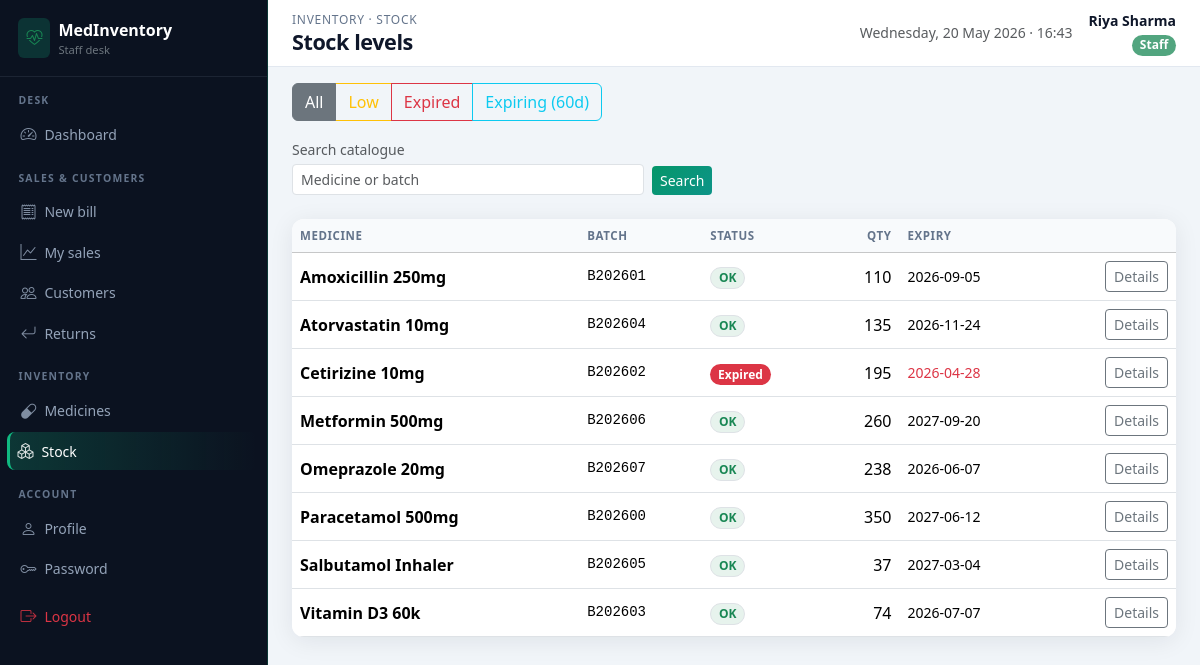
Page /staff/stock (signed in) on the committed database.
### app/models.py (models this page shows, shortened)
class User(UserMixin, db.Model):
    __tablename__ = "users"
    id = db.Column(db.Integer, primary_key=True)
    username = db.Column(db.String(80), unique=True, nullable=False, index=True)
    password_hash = db.Column(db.String(256), nullable=False)
    full_name = db.Column(db.String(120), nullable=False)
    email = db.Column(db.String(120))
    phone = db.Column(db.String(32))
    role = db.Column(db.String(20), nullable=False, default="staff")  # admin | staff
    is_active = db.Column(db.Boolean, default=True)
    created_at = db.Column(db.DateTime, default=datetime.utcnow)
    bills = db.relationship("Bill", backref="staff", lazy="dynamic")
    returns = db.relationship("MedicineReturn", backref="staff", lazy="dynamic")

class Medicine(db.Model):
    __tablename__ = "medicines"
    id = db.Column(db.Integer, primary_key=True)
    name = db.Column(db.String(160), nullable=False, index=True)
    brand_id = db.Column(db.Integer, db.ForeignKey("brands.id"), nullable=False)
    category_id = db.Column(db.Integer, db.ForeignKey("categories.id"), nullable=False)
    supplier_id = db.Column(db.Integer, db.ForeignKey("suppliers.id"), nullable=False)
    batch_number = db.Column(db.String(80), nullable=False, index=True)
    manufacturing_date = db.Column(db.Date, nullable=False)
    expiry_date = db.Column(db.Date, nullable=False, index=True)
    purchase_price = db.Column(db.Numeric(12, 2), nullable=False)
    selling_price = db.Column(db.Numeric(12, 2), nullable=False)
    quantity = db.Column(db.Integer, nullable=False, default=0)
    min_stock_level = db.Column(db.Integer, nullable=False, default=10)
    description = db.Column(db.Text)
    created_at = db.Column(db.DateTime, default=datetime.utcnow)
    bill_items = db.relationship("BillItem", backref="medicine", lazy="dynamic")
    purchase_lines = db.relationship("Purchase", backref="medicine", lazy="dynamic")

### app/staff_routes.py (the view, shortened to what this page needs)
@staff_bp.route("/stock")
@login_required
@staff_required
def stock():
    view = request.args.get("view", "all")
    q = (request.args.get("q") or "").strip()
    if view == "low":
        rows = (
            Medicine.query.filter(Medicine.quantity <= Medicine.min_stock_level)
            .filter(Medicine.quantity > 0)
            .order_by(Medicine.quantity)
            .all()
        )
    elif view == "expired":
        rows = (
            Medicine.query.filter(Medicine.expiry_date < date.today())
            .order_by(Medicine.expiry_date)
            .all()
        )
    else:
        query = Medicine.query
        rows = query.order_by(Medicine.name).all()
    return render_template("staff/stock.html", medicines=rows, view=view, q=q)

### app/utils.py (called while the page is built)
def staff_required(view):
    @wraps(view)
    def wrapped(*args, **kwargs):
        if not current_user.is_authenticated:
            flash("Please log in to continue.", "warning")
            return redirect(url_for("main.login", next=request.url))
        if current_user.role != "staff":
            flash("Staff area only.", "danger")
            return redirect(url_for("admin.dashboard"))
        return view(*args, **kwargs)
    return wrapped

### app/templates/staff/stock.html (shortened to what this page needs)
{% extends "staff/layout.html" %}
{% from "staff/_macros.html" import badge_stock with context %}
{% block breadcrumb %}Inventory · Stock{% endblock %}
{% block page_title %}Stock levels{% endblock %}
{% block content %}
<div class="btn-group flex-wrap mb-3" role="group">
  <a class="btn btn-outline-secondary {% if view == 'all' %}active{% endif %}" href="{{ url_for('staff.stock') }}">All</a>
  <a class="btn btn-outline-warning {% if view == 'low' %}active{% endif %}" href="{{ url_for('staff.stock', view='low') }}">Low</a>
  <a class="btn btn-outline-danger {% if view == 'expired' %}active{% endif %}" href="{{ url_for('staff.stock', view='expired') }}">Expired</a>
  <a class="btn btn-outline-info {% if view == 'soon' %}active{% endif %}" href="{{ url_for('staff.stock', view='soon') }}">Expiring (60d)</a>
</div>
{% if view == 'all' %}
<form class="row g-2 mb-4 align-items-end flex-wrap" method="get" action="{{ url_for('staff.stock') }}">
  <div class="col-auto flex-grow-1" style="min-width:220px;max-width:360px">
    <label class="form-label small text-muted mb-1">Search catalogue</label>
    <input class="form-control form-control-sm" name="q" value="{{ q }}" placeholder="Medicine or batch">
  </div>
  <div class="col-auto"><button type="submit" class="btn btn-sm btn-staff-brand">Search</button></div>
</form>
{% endif %}
<div class="card card-soft table-responsive">
  <table class="table table-hover mb-0 align-middle">
    <thead class="table-light"><tr><th>Medicine</th><th>Batch</th><th>Status</th><th class="text-end">Qty</th><th>Expiry</th><th></th></tr></thead>
    <tbody>
      {% for m in medicines %}
      <tr>
        <td class="fw-semibold">{{ m.name }}</td>
        <td class="small font-monospace">{{ m.batch_number }}</td>
        <td>{{ badge_stock(m) }}</td>
        <td class="text-end">{{ m.quantity }}</td>
        <td class="small {% if m.expiry_date < today %}text-danger{% endif %}">{{ m.expiry_date }}</td>
        <td class="text-end"><a class="btn btn-sm btn-outline-secondary" href="{{ url_for('staff.medicine_detail', mid=m.id) }}">Details</a></td>
      </tr>
      {% else %}
      <tr><td colspan="6" class="empty-state">Nothing to show for this view.</td></tr>
      {% endfor %}
    </tbody>
  </table>
</div>
{% endblock %}

### app/templates/staff/layout.html (shortened to what this page needs)
{% extends "base.html" %}
{% set staff_sales_ep = ['staff.sales', 'staff.bill_detail', 'staff.bill_print'] %}
{% set staff_cust_ep = ['staff.customers', 'staff.customer_new', 'staff.customer_detail', 'staff.customer_edit'] %}
{% set staff_ret_ep = ['staff.returns_list', 'staff.returns_new'] %}
{% set staff_med_ep = ['staff.medicines', 'staff.medicine_detail'] %}
{% block body %}
<div class="staff-shell d-flex">
  <aside class="sidebar-staff no-print d-none d-lg-block">
    <div class="brand-block">
      <div class="d-flex align-items-center gap-2 text-white">
        <span class="rounded-2 d-flex p-2" style="background:rgba(16,185,129,0.2);"><i class="bi bi-heart-pulse text-success"></i></span>
        <div>
          <div class="product-name fw-bold">MedInventory</div>
          <div class="small text-secondary" style="font-size:0.7rem;">Staff desk</div>
        </div>
      </div>
    </div>
    <nav class="nav flex-column pb-4">
      <div class="nav-section-label">Desk</div>
      <a class="nav-link {% if request.endpoint == 'staff.dashboard' %}active{% endif %}" href="{{ url_for('staff.dashboard') }}"><i class="bi bi-speedometer2"></i> Dashboard</a>
      <div class="nav-section-label">Sales &amp; customers</div>
      <a class="nav-link {% if request.endpoint == 'staff.billing' %}active{% endif %}" href="{{ url_for('staff.billing') }}"><i class="bi bi-receipt"></i> New bill</a>
      <a class="nav-link {% if request.endpoint in staff_sales_ep %}active{% endif %}" href="{{ url_for('staff.sales') }}"><i class="bi bi-graph-up"></i> My sales</a>
      <a class="nav-link {% if request.endpoint in staff_cust_ep %}active{% endif %}" href="{{ url_for('staff.customers') }}"><i class="bi bi-people"></i> Customers</a>
      <a class="nav-link {% if request.endpoint in staff_ret_ep %}active{% endif %}" href="{{ url_for('staff.returns_list') }}"><i class="bi bi-arrow-return-left"></i> Returns</a>
      <div class="nav-section-label">Inventory</div>
      <a class="nav-link {% if request.endpoint in staff_med_ep %}active{% endif %}" href="{{ url_for('staff.medicines') }}"><i class="bi bi-capsule"></i> Medicines</a>
      <a class="nav-link {% if request.endpoint == 'staff.stock' %}active{% endif %}" href="{{ url_for('staff.stock') }}"><i class="bi bi-boxes"></i> Stock</a>
      <div class="nav-section-label">Account</div>
      <a class="nav-link {% if request.endpoint == 'staff.profile' %}active{% endif %}" href="{{ url_for('staff.profile') }}"><i class="bi bi-person"></i> Profile</a>
      <a class="nav-link {% if request.endpoint == 'staff.change_password' %}active{% endif %}" href="{{ url_for('staff.change_password') }}"><i class="bi bi-key"></i> Password</a>
      <a class="nav-link text-danger mt-2" href="{{ url_for('main.logout') }}"><i class="bi bi-box-arrow-right"></i> Logout</a>
    </nav>
  </aside>
  <div class="staff-main-with-sidebar flex-grow-1">
    <header class="topbar d-flex flex-wrap justify-content-between align-items-center gap-2 no-print">
      <div class="d-flex align-items-center gap-2">
        <div>
          <div class="admin-breadcrumb">{% block breadcrumb %}Desk{% endblock %}</div>
          <h1 class="admin-page-title mb-0">{% block page_title %}Console{% endblock %}</h1>
        </div>
      </div>
      <div class="d-flex align-items-center gap-3 text-end">
        <div class="d-none d-md-block small text-muted">{{ moment or '' }}</div>
        <div>
          <div class="fw-semibold small">{{ current_user.full_name }}</div>
          <span class="badge rounded-pill text-bg-success bg-opacity-75">Staff</span>
        </div>
      </div>
    </header>
    <main class="p-4 pt-3">
      {% block content %}{% endblock %}
    </main>
  </div>
</div>
{% endblock %}

### app/templates/staff/_macros.html (shortened to what this page needs)
{% macro badge_stock(m) %}
  {% if m.quantity == 0 %}
    <span class="badge rounded-pill text-bg-secondary">Out</span>
  {% elif m.expiry_date < today %}
    <span class="badge rounded-pill text-bg-danger">Expired</span>
  {% elif m.quantity <= m.min_stock_level %}
    <span class="badge rounded-pill text-bg-warning text-dark">Low</span>
  {% else %}
    <span class="badge rounded-pill bg-success bg-opacity-10 text-success border">OK</span>
  {% endif %}
{% endmacro %}

### app/static/css/app.css (style rules this page uses)
:root { --mi-primary: #0d6efd; --mi-sidebar: #0b1220; --mi-sidebar-border: rgba(148, 163, 184, 0.12); --mi-sidebar-hover: #151f32; --mi-accent: #06b6d4; --mi-card-shadow: 0 4px 24px rgba(15, 23, 42, 0.08); --mi-topbar-h: 64px; }
body { font-family: "Segoe UI", system-ui, -apple-system, Roboto, "Helvetica Neue", sans-serif; background: #f1f5f9; color: #0f172a; }
.card-soft { border: none; box-shadow: var(--mi-card-shadow); border-radius: 12px; background: #fff; }
.topbar { background: #fff; border-bottom: 1px solid #e2e8f0; min-height: var(--mi-topbar-h); padding: 0.65rem 1.5rem; position: sticky; top: 0; z-index: 1020; }
.admin-page-title { font-size: 1.35rem; font-weight: 700; letter-spacing: -0.02em; color: #0f172a; }
.admin-breadcrumb { font-size: 0.75rem; color: #64748b; text-transform: uppercase; letter-spacing: 0.06em; }
.table thead th { font-size: 0.72rem; text-transform: uppercase; letter-spacing: 0.05em; color: #64748b; font-weight: 600; border-bottom-width: 1px; background: #f8fafc; white-space: nowrap; }
.table tbody td { vertical-align: middle; }
.btn-staff-brand { background: linear-gradient(135deg, #059669, #0d9488); border: none; color: #fff; }
.staff-shell { min-height: 100vh; }
.sidebar-staff { min-height: 100vh; background: var(--mi-sidebar); color: #e2e8f0; width: 268px; position: fixed; left: 0; top: 0; z-index: 1040; padding: 0; overflow-y: auto; border-right: 1px solid rgba(16, 185, 129, 0.22); }
.sidebar-staff .brand-block { padding: 1.1rem 1.15rem; border-bottom: 1px solid var(--mi-sidebar-border); }
.sidebar-staff .nav-section-label { font-size: 0.65rem; text-transform: uppercase; letter-spacing: 0.12em; color: #64748b; padding: 1rem 1.15rem 0.35rem; font-weight: 600; }
.sidebar-staff a.nav-link { color: #94a3b8; border-radius: 8px; margin: 1px 10px; padding: 0.45rem 0.65rem; font-size: 0.875rem; display: flex; align-items: center; gap: 0.5rem; }
.sidebar-staff a.nav-link i { font-size: 1rem; opacity: 0.85; }
.sidebar-staff a.nav-link.active { background: linear-gradient(90deg, rgba(16, 185, 129, 0.22), transparent); color: #fff; border-left: 3px solid #10b981; margin-left: 7px; padding-left: calc(0.65rem - 3px); }
.staff-main-with-sidebar { margin-left: 268px; min-height: 100vh; }

### rows in the picture
User: full_name "Riya Sharma"
Medicine: name "Amoxicillin 250mg", batch_number "B202601", min_stock_level "OK", quantity "110", expiry_date "2026-09-05"
Medicine: name "Atorvastatin 10mg", batch_number "B202604", min_stock_level "OK", quantity "135", expiry_date "2026-11-24"
Medicine: name "Cetirizine 10mg", batch_number "B202602", shows "Expired", quantity "195", expiry_date "2026-04-28"
Medicine: name "Metformin 500mg", batch_number "B202606", min_stock_level "OK", quantity "260", expiry_date "2027-09-20"
Medicine: name "Omeprazole 20mg", batch_number "B202607", min_stock_level "OK", quantity "238", expiry_date "2026-06-07"
Medicine: name "Paracetamol 500mg", batch_number "B202600", min_stock_level "OK", quantity "350", expiry_date "2027-06-12"
Medicine: name "Salbutamol Inhaler", batch_number "B202605", min_stock_level "OK", quantity "37", expiry_date "2027-03-04"
Medicine: name "Vitamin D3 60k", batch_number "B202603", min_stock_level "OK", quantity "74", expiry_date "2026-07-07"
